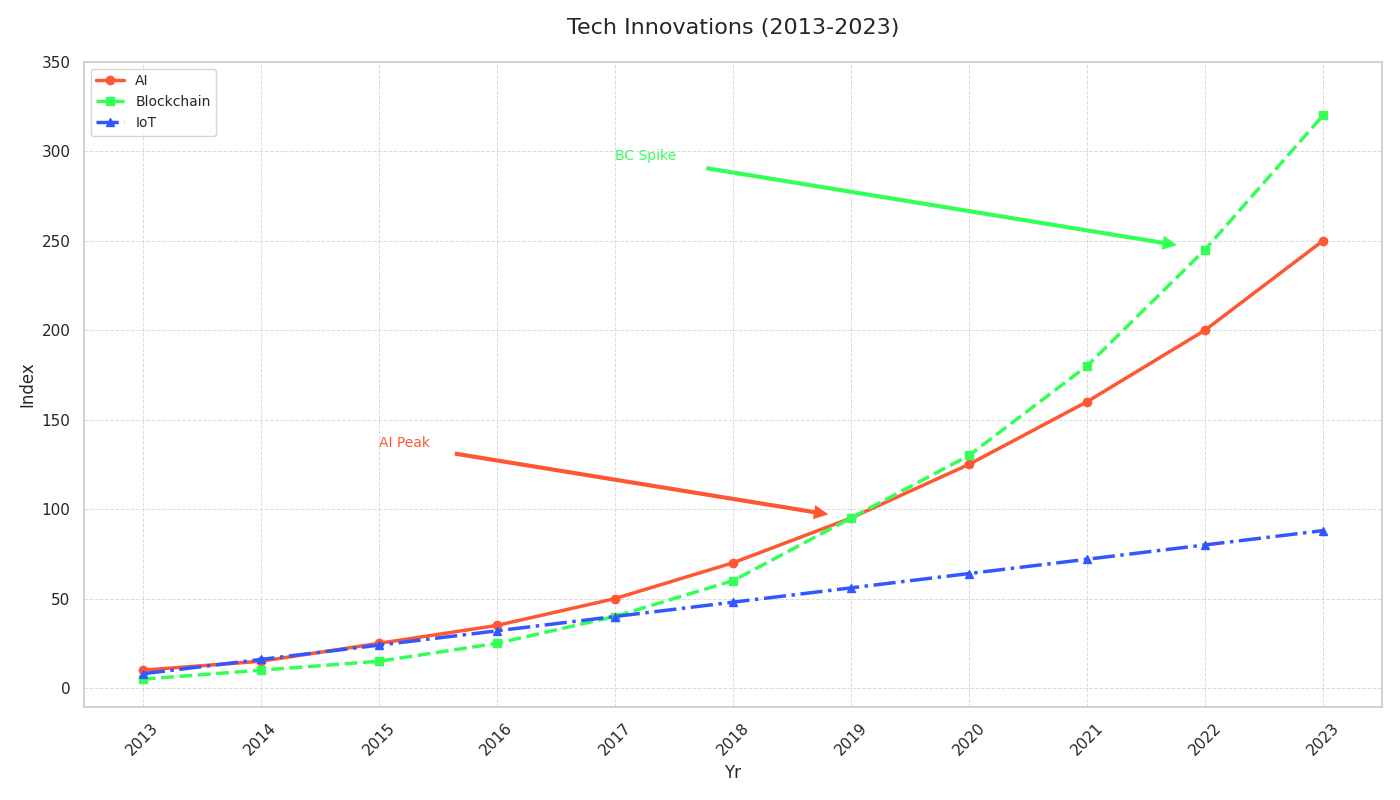

Recreate this plot in Python.
import matplotlib.pyplot as plt
import numpy as np

years = np.arange(2013, 2024)
ai_index = np.array([10, 15, 25, 35, 50, 70, 95, 125, 160, 200, 250])
blockchain_index = np.array([5, 10, 15, 25, 40, 60, 95, 130, 180, 245, 320])
iot_index = np.array([8, 16, 24, 32, 40, 48, 56, 64, 72, 80, 88])

plt.figure(figsize=(14, 8))

plt.plot(years, ai_index, marker='o', label='AI', linestyle='-', linewidth=2.5, color='#FF5733')
plt.plot(years, blockchain_index, marker='s', label='Blockchain', linestyle='--', linewidth=2.5, color='#33FF57')
plt.plot(years, iot_index, marker='^', label='IoT', linestyle='-.', linewidth=2.5, color='#3357FF')

plt.title('Tech Innovations (2013-2023)', fontsize=16, pad=20)
plt.xlabel('Yr', fontsize=12)
plt.ylabel('Index', fontsize=12)
plt.xticks(years, rotation=45)
plt.yticks(np.arange(0, 351, 50))

plt.grid(True, which='both', linestyle='--', linewidth=0.7, alpha=0.7)
plt.legend(loc='upper left', fontsize=10, title=None)

plt.annotate('AI Peak',
             xy=(2019, ai_index[6]), 
             xytext=(2015, ai_index[6] + 40),
             arrowprops=dict(facecolor='#FF5733', shrink=0.05),
             fontsize=10, color='#FF5733')

plt.annotate('BC Spike',
             xy=(2022, blockchain_index[9]), 
             xytext=(2017, blockchain_index[9] + 50),
             arrowprops=dict(facecolor='#33FF57', shrink=0.05),
             fontsize=10, color='#33FF57')

plt.tight_layout()

plt.show()
